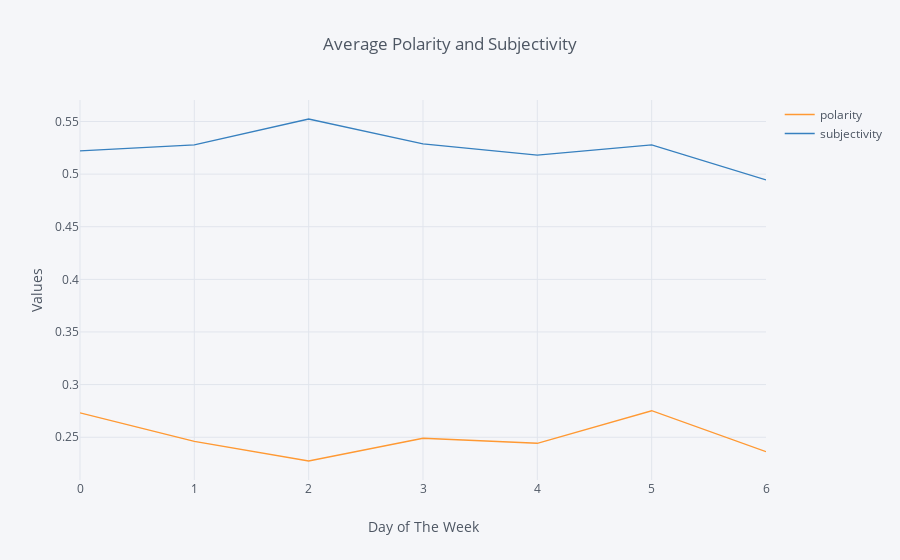

This figure's notebook cell:
### Code cell
AllData5=AllData.groupby('DayOfTheWeek').mean()[['polarity','subjectivity']]


AllData5[['polarity', 'subjectivity']].iplot(kind='scatter', up_color='#482878FF', down_color='#1F9E89FF', theme='pearl', 
                                           title='Average Polarity and Subjectivity', xTitle='Day of The Week',yTitle='Values')

### Figure 1 — Plotly figure (JSON) as saved in the notebook; plotly's stock layout.template omitted (floating-point values rounded to 4 significant figures)
{"data": [{"line": {"color": "rgba(255, 153, 51, 1.0)", "dash": "solid", "width": 1.3}, "mode": "lines", "name": "polarity", "text": "", "type": "scatter", "x": [0, 1, 2, 3, 4, 5, 6], "y": [0.2731, 0.2461, 0.2274, 0.249, 0.2443, 0.2752, 0.2363]}, {"line": {"color": "rgba(55, 128, 191, 1.0)", "dash": "solid", "width": 1.3}, "mode": "lines", "name": "subjectivity", "text": "", "type": "scatter", "x": [0, 1, 2, 3, 4, 5, 6], "y": [0.5221, 0.5278, 0.5523, 0.5288, 0.5181, 0.5278, 0.4945]}], "layout": {"legend": {"bgcolor": "#F5F6F9", "font": {"color": "#4D5663"}}, "paper_bgcolor": "#F5F6F9", "plot_bgcolor": "#F5F6F9", "title": "Average Polarity and Subjectivity", "titlefont": {"color": "#4D5663"}, "xaxis1": {"gridcolor": "#E1E5ED", "showgrid": true, "tickfont": {"color": "#4D5663"}, "title": "Day of The Week", "titlefont": {"color": "#4D5663"}, "zerolinecolor": "#E1E5ED"}, "yaxis1": {"gridcolor": "#E1E5ED", "showgrid": true, "tickfont": {"color": "#4D5663"}, "title": "Values", "titlefont": {"color": "#4D5663"}, "zerolinecolor": "#E1E5ED"}}}
